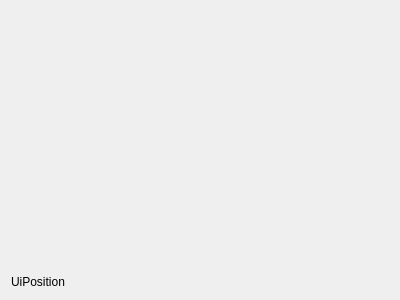
<?xml version="1.0" encoding="UTF-8"?>
<ui version="4.0">
 <class>UiPosition</class>
 <widget class="QWidget" name="UiPosition">
  <property name="geometry">
   <rect>
    <x>0</x>
    <y>0</y>
    <width>400</width>
    <height>300</height>
   </rect>
  </property>
  <property name="windowTitle">
   <string>Form</string>
  </property>
  <layout class="QVBoxLayout" name="verticalLayout">
   <item>
    <widget class="QStackedWidget" name="stackedWidget">
     <widget class="QWidget" name="page_ui">
      <layout class="QHBoxLayout" name="qmlHboxLayout"/>
     </widget>
     <widget class="QWidget" name="page_tree">
      <layout class="QVBoxLayout" name="verticalLayout_3">
       <item>
        <layout class="QVBoxLayout" name="verticalLayout_tree"/>
       </item>
      </layout>
     </widget>
    </widget>
   </item>
   <item>
    <widget class="QLabel" name="label">
     <property name="text">
      <string>UiPosition</string>
     </property>
    </widget>
   </item>
  </layout>
 </widget>
 <resources/>
 <connections/>
</ui>
